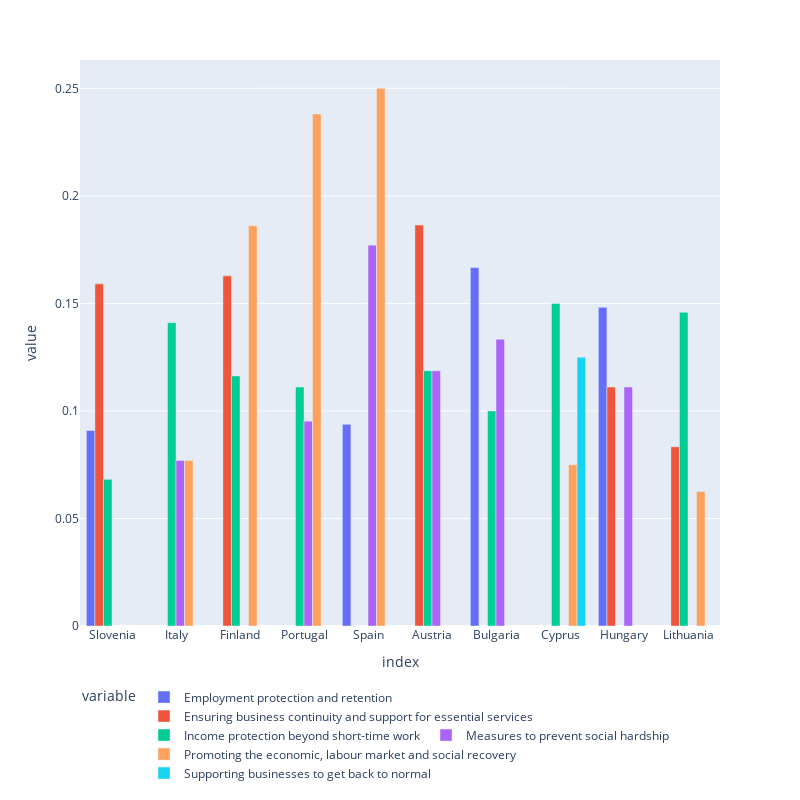

The notebook cell saved with this chart:
### Code cell
fig = px.bar(plot_df, x=plot_df.index, y=differ_columns,
            barmode='group',
             height=800, width=800,)
fig.update_layout(legend=dict(
    orientation="h",
    yanchor="top",
    y=-0.10,
    xanchor="left",
    x=0
))
fig.show()

### Figure 1 — Plotly figure (JSON) as saved in the notebook; plotly's stock layout.template omitted (floating-point values rounded to 4 significant figures)
{"data": [{"alignmentgroup": "True", "hovertemplate": "variable=Employment protection and retention<br>index=%{x}<br>value=%{y}<extra></extra>", "legendgroup": "Employment protection and retention", "marker": {"color": "#636efa"}, "name": "Employment protection and retention", "offsetgroup": "Employment protection and retention", "orientation": "v", "showlegend": true, "textposition": "auto", "type": "bar", "x": ["Slovenia", "Italy", "Finland", "Portugal", "Spain", "Austria", "Bulgaria", "Cyprus", "Hungary", "Lithuania"], "xaxis": "x", "y": [0.09091, null, null, null, 0.09375, null, 0.1667, null, 0.1481, null], "yaxis": "y"}, {"alignmentgroup": "True", "hovertemplate": "variable=Ensuring business continuity and support for essential services<br>index=%{x}<br>value=%{y}<extra></extra>", "legendgroup": "Ensuring business continuity and support for essential services", "marker": {"color": "#EF553B"}, "name": "Ensuring business continuity and support for essential services", "offsetgroup": "Ensuring business continuity and support for essential services", "orientation": "v", "showlegend": true, "textposition": "auto", "type": "bar", "x": ["Slovenia", "Italy", "Finland", "Portugal", "Spain", "Austria", "Bulgaria", "Cyprus", "Hungary", "Lithuania"], "xaxis": "x", "y": [0.1591, null, 0.1628, null, null, 0.1864, null, null, 0.1111, 0.08333], "yaxis": "y"}, {"alignmentgroup": "True", "hovertemplate": "variable=Income protection beyond short-time work<br>index=%{x}<br>value=%{y}<extra></extra>", "legendgroup": "Income protection beyond short-time work", "marker": {"color": "#00cc96"}, "name": "Income protection beyond short-time work", "offsetgroup": "Income protection beyond short-time work", "orientation": "v", "showlegend": true, "textposition": "auto", "type": "bar", "x": ["Slovenia", "Italy", "Finland", "Portugal", "Spain", "Austria", "Bulgaria", "Cyprus", "Hungary", "Lithuania"], "xaxis": "x", "y": [0.06818, 0.141, 0.1163, 0.1111, null, 0.1186, 0.1, 0.15, null, 0.1458], "yaxis": "y"}, {"alignmentgroup": "True", "hovertemplate": "variable=Measures to prevent social hardship<br>index=%{x}<br>value=%{y}<extra></extra>", "legendgroup": "Measures to prevent social hardship", "marker": {"color": "#ab63fa"}, "name": "Measures to prevent social hardship", "offsetgroup": "Measures to prevent social hardship", "orientation": "v", "showlegend": true, "textposition": "auto", "type": "bar", "x": ["Slovenia", "Italy", "Finland", "Portugal", "Spain", "Austria", "Bulgaria", "Cyprus", "Hungary", "Lithuania"], "xaxis": "x", "y": [null, 0.07692, null, 0.09524, 0.1771, 0.1186, 0.1333, null, 0.1111, null], "yaxis": "y"}, {"alignmentgroup": "True", "hovertemplate": "variable=Promoting the economic, labour market and social recovery<br>index=%{x}<br>value=%{y}<extra></extra>", "legendgroup": "Promoting the economic, labour market and social recovery", "marker": {"color": "#FFA15A"}, "name": "Promoting the economic, labour market and social recovery", "offsetgroup": "Promoting the economic, labour market and social recovery", "orientation": "v", "showlegend": true, "textposition": "auto", "type": "bar", "x": ["Slovenia", "Italy", "Finland", "Portugal", "Spain", "Austria", "Bulgaria", "Cyprus", "Hungary", "Lithuania"], "xaxis": "x", "y": [null, 0.07692, 0.186, 0.2381, 0.25, null, null, 0.075, null, 0.0625], "yaxis": "y"}, {"alignmentgroup": "True", "hovertemplate": "variable=Supporting businesses to get back to normal<br>index=%{x}<br>value=%{y}<extra></extra>", "legendgroup": "Supporting businesses to get back to normal", "marker": {"color": "#19d3f3"}, "name": "Supporting businesses to get back to normal", "offsetgroup": "Supporting businesses to get back to normal", "orientation": "v", "showlegend": true, "textposition": "auto", "type": "bar", "x": ["Slovenia", "Italy", "Finland", "Portugal", "Spain", "Austria", "Bulgaria", "Cyprus", "Hungary", "Lithuania"], "xaxis": "x", "y": [null, null, null, null, null, null, null, 0.125, null, null], "yaxis": "y"}], "layout": {"barmode": "group", "height": 800, "legend": {"orientation": "h", "title": {"text": "variable"}, "tracegroupgap": 0, "x": 0, "xanchor": "left", "y": -0.1, "yanchor": "top"}, "margin": {"t": 60}, "width": 800, "xaxis": {"anchor": "y", "domain": [0.0, 1.0], "title": {"text": "index"}}, "yaxis": {"anchor": "x", "domain": [0.0, 1.0], "title": {"text": "value"}}}}
